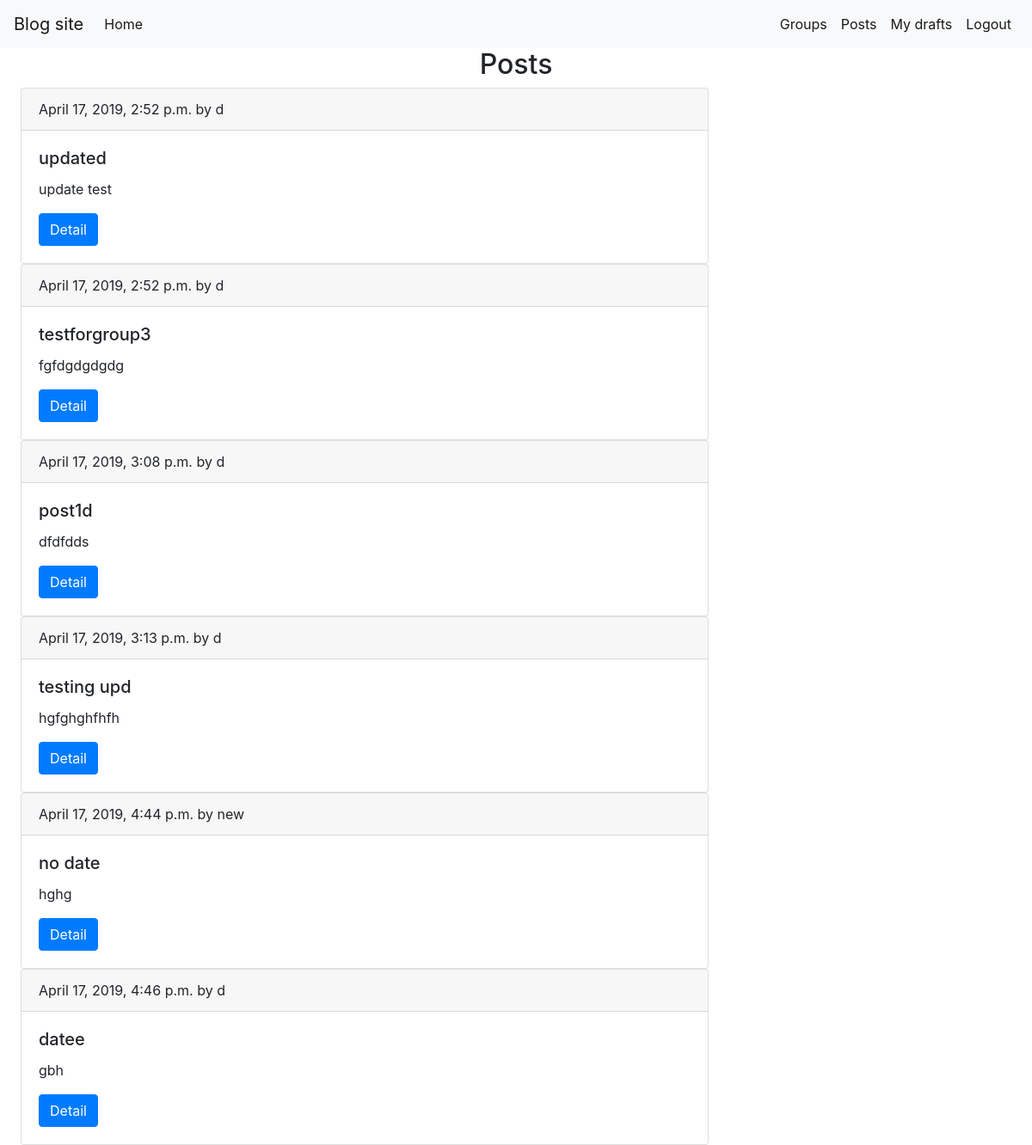
The page /posts/ (signed in) on the database its author committed.
### blog/models.py (models this page shows, shortened)
class Post(models.Model):
    title = models.CharField(max_length=100)
    text = models.TextField()
    creator = models.ForeignKey(User, on_delete=models.CASCADE, related_name='post_creator')
    group = models.ForeignKey(Group, on_delete=models.CASCADE, related_name='post_group')
    date_created = models.DateTimeField(null=True)
    is_private = models.BooleanField(default=False)

### blog/views.py (the view)
# urls.py: path('posts/', views.PostsList.as_view(), name='post_list'),
class PostsList(LoginRequiredMixin, ListView):
    model = Post
    template_name = 'posts/posts_list.html'

### blog/templates/posts/posts_list.html
{% extends 'base.html' %}
{% block content %}
<h2 class="header-center">Posts</h2>
    {% for post in post_list %}
        {% if not post.is_private %}
        {% if post.date_created %}
    <div class="card ml-4" style="width: 50rem; ">
  <div class="card-header">
    {{ post.date_created }} by {{ post.creator }}
  </div>
  <div class="card-body">
    <h5 class="card-title">{{ post.title }}</h5>
    <p class="card-text">{{ post.text }}</p>
    <a href="{% url 'post_info' post.pk %}" class="btn btn-primary">Detail</a>
  </div>
</div>
        {% endif %}
        {% endif %}
    {% endfor %}
{% endblock %}

### blog/static/styles/styles.css (style rules this page uses)
.header-center { text-align: center; }

### rows shown on the page
Post: date_created "April 17, 2019, 2:52 p.m.", creator "d", title "updated", text "update test"
Post: date_created "April 17, 2019, 2:52 p.m.", creator "d", title "testforgroup3", text "fgfdgdgdgdg"
Post: date_created "April 17, 2019, 3:08 p.m.", creator "d", title "post1d", text "dfdfdds"
Post: date_created "April 17, 2019, 3:13 p.m.", creator "d", title "testing upd", text "hgfghghfhfh"
Post: date_created "April 17, 2019, 4:44 p.m.", creator "new", title "no date", text "hghg"
Post: date_created "April 17, 2019, 4:46 p.m.", creator "d", title "datee", text "gbh"
